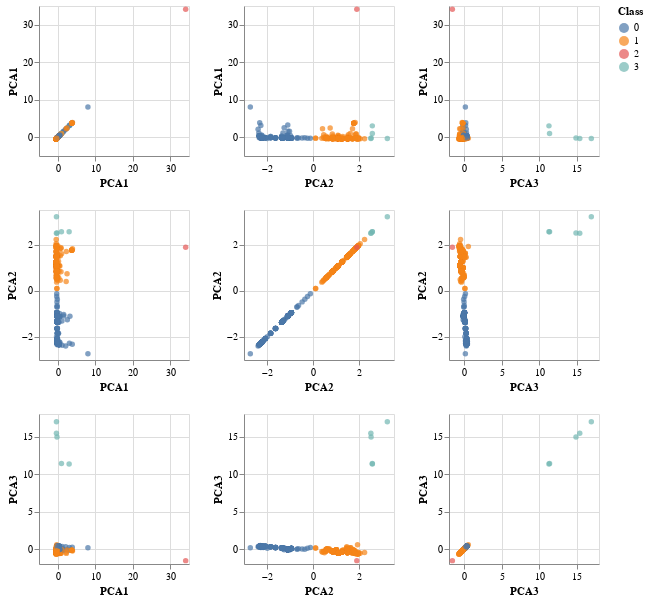

Notebook code for this chart:
### Code cell
alt.Chart(df_scatter).mark_circle().encode(
    alt.X(alt.repeat("column"), type='quantitative'),
    alt.Y(alt.repeat("row"), type='quantitative'),
    color='Class:N',
    tooltip = ['CoinName','Algorithm','TotalCoinsMined','TotalCoinSupply']
).properties(
    width=150,
    height=150
).repeat(
    row=['PCA1', 'PCA2', 'PCA3'],
    column=['PCA1', 'PCA2', 'PCA3']
).interactive()

### Figure 1 — Vega-Lite specification as saved in the notebook (floating-point values rounded to 4 significant figures; data arrays with more than 128 entries replaced by an {"elided": "..."} marker saying what was removed)
{"config": {"view": {"continuousWidth": 400, "continuousHeight": 300}}, "repeat": {"column": ["PCA1", "PCA2", "PCA3"], "row": ["PCA1", "PCA2", "PCA3"]}, "spec": {"data": {"name": "data-2f3d3719a9b302d97d40f59f160a3d63"}, "mark": "circle", "encoding": {"color": {"field": "Class", "type": "nominal"}, "tooltip": [{"field": "CoinName", "type": "nominal"}, {"field": "Algorithm", "type": "nominal"}, {"field": "TotalCoinsMined", "type": "quantitative"}, {"field": "TotalCoinSupply", "type": "quantitative"}], "x": {"field": {"repeat": "column"}, "type": "quantitative"}, "y": {"field": {"repeat": "row"}, "type": "quantitative"}}, "height": 150, "selection": {"selector025": {"type": "interval", "bind": "scales", "encodings": ["x", "y"]}}, "width": 150}, "$schema": "https://vega.github.io/schema/vega-lite/v4.17.0.json", "datasets": {"data-2f3d3719a9b302d97d40f59f160a3d63": {"elided": "531 records"}}}
